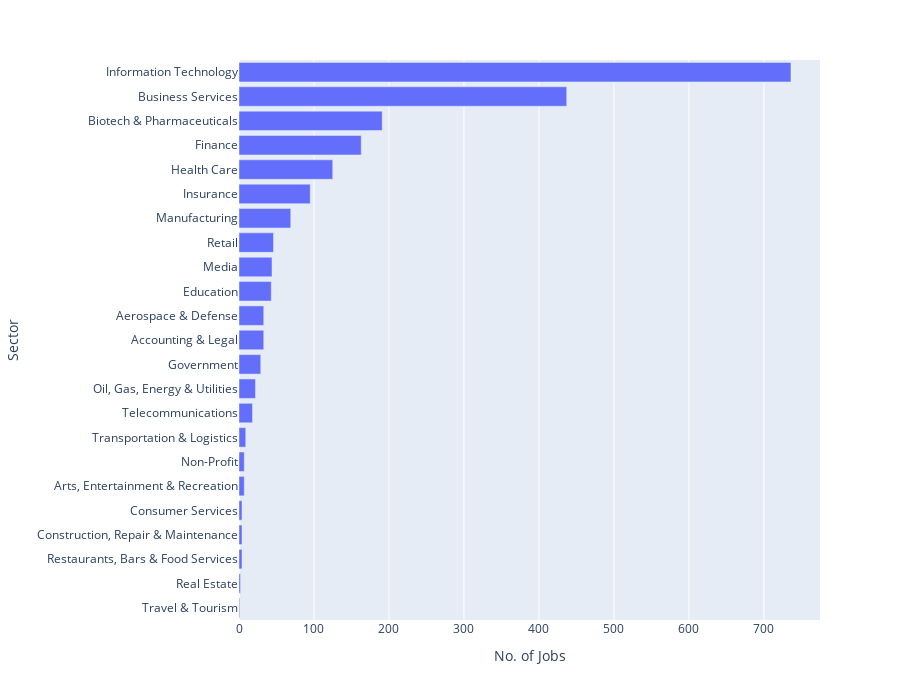

Notebook source saved alongside this figure:
### Code cell
px.bar(df22, x='No. of Jobs',y='Sector', orientation ='h', height = 700,)

### Figure 1 — Plotly figure (JSON) as saved in the notebook; plotly's stock layout.template omitted (floating-point values rounded to 4 significant figures)
{"data": [{"alignmentgroup": "True", "hovertemplate": "No. of Jobs=%{x}<br>Sector=%{y}<extra></extra>", "legendgroup": "", "marker": {"color": "#636efa"}, "name": "", "offsetgroup": "", "orientation": "h", "showlegend": false, "textposition": "auto", "type": "bar", "x": [1, 2, 4, 4, 4, 7, 7, 9, 18, 22, 29, 33, 33, 43, 44, 46, 69, 95, 125, 163, 191, 437, 736], "xaxis": "x", "y": ["Travel & Tourism", "Real Estate", "Restaurants, Bars & Food Services", "Construction, Repair & Maintenance", "Consumer Services", "Arts, Entertainment & Recreation", "Non-Profit", "Transportation & Logistics", "Telecommunications", "Oil, Gas, Energy & Utilities", "Government", "Accounting & Legal", "Aerospace & Defense", "Education", "Media", "Retail", "Manufacturing", "Insurance", "Health Care", "Finance", "Biotech & Pharmaceuticals", "Business Services", "Information Technology"], "yaxis": "y"}], "layout": {"barmode": "relative", "height": 700, "legend": {"tracegroupgap": 0}, "margin": {"t": 60}, "xaxis": {"anchor": "y", "domain": [0, 1], "title": {"text": "No. of Jobs"}}, "yaxis": {"anchor": "x", "domain": [0, 1], "title": {"text": "Sector"}}}}
